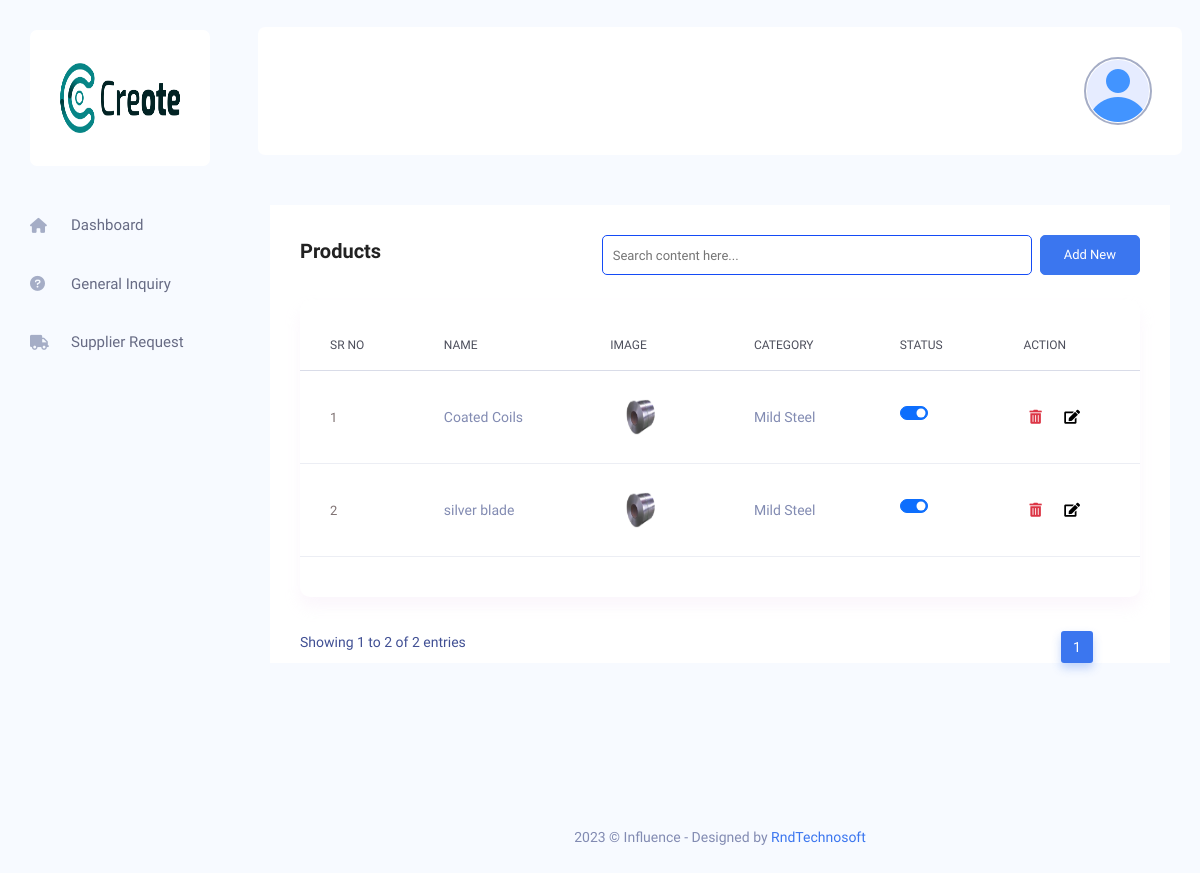
/admin/manage-product.php (signed in), run on the app's committed database.
### tables this page shows
CREATE TABLE `tbl_footer_setting` (
  `id` int(11) UNSIGNED NOT NULL,
  `name` varchar(190) NOT NULL,
  `logo` varchar(190) NOT NULL,
  `alt_tag` varchar(191) NOT NULL,
  `background_image` text NOT NULL,
  `alt_tag1` varchar(191) NOT NULL,
  `about_us_des` varchar(250) NOT NULL,
  `facebook_link` varchar(191) NOT NULL,
  `twitter_link` varchar(191) NOT NULL,
  `instagram_link` varchar(191) NOT NULL,
  `youtube_link` varchar(191) NOT NULL,
  `create_at` timestamp NOT NULL DEFAULT current_timestamp(),
  `update_at` timestamp NULL DEFAULT NULL ON UPDATE current_timestamp()
);

CREATE TABLE `tbl_product` (
  `id` int(11) UNSIGNED NOT NULL,
  `category_id` int(11) UNSIGNED NOT NULL,
  `sub_category_id` int(11) UNSIGNED DEFAULT NULL,
  `product_name` varchar(201) NOT NULL,
  `product_description` text NOT NULL,
  `product_image` varchar(190) NOT NULL,
  `volume_id` int(11) UNSIGNED NOT NULL,
  `visibility_id` int(11) UNSIGNED NOT NULL DEFAULT 1,
  `created_at` timestamp NOT NULL DEFAULT current_timestamp(),
  `updated_at` timestamp NULL DEFAULT NULL ON UPDATE current_timestamp(),
  `add-to-cart` tinyint(1) NOT NULL DEFAULT 1
);

CREATE TABLE `tbl_categories` (
  `id` int(11) UNSIGNED NOT NULL,
  `category_name` varchar(190) NOT NULL,
  `category_image` varchar(190) NOT NULL,
  `visibility` tinyint(1) NOT NULL DEFAULT 1,
  `created_at` timestamp NOT NULL DEFAULT current_timestamp(),
  `updated_at` timestamp NULL DEFAULT NULL ON UPDATE current_timestamp()
);

### admin/manage-product.php (the view, shortened to what this page needs)
<?php
include 'includes/header.php';
?>
<?php
include 'includes/side-bar.php';
?>
<?php include 'includes/top-bar.php';
?>
<div class="main_content_iner ">
    <div class="container-fluid plr_30 body_white_bg pt_30">
        <div class="row justify-content-center">
            <div class="col-12">
                <div class="QA_section">
                    <div class="white_box_tittle list_header">
                        <h4>Products</h4>
                        <div class="box_right d-flex lms_block">
                            <div class="serach_field_2">
                                <div class="search_inner">
                                    <div class="search_field">
                                        <input type="text" placeholder="Search content here..." class="search-table-data">
                                    </div>
                                </div>
                            </div>
                            <div class="add_button ms-2">
                                <a href="add-product.php" class="btn_1">Add New</a>
                            </div>
                        </div>
                    </div>
                    <div class="QA_table ">
                        <table class="table lms_table_active">
                            <thead>
                                <tr>
                                    <th scope="col">Sr No</th>
                                    <th scope="col">Name</th>
                                    <th scope="col">Image</th>
                                    <th scope="col">Category</th>
                                    <th scope="col">Status</th>
                                    <th scope="col">Action</th>
                                </tr>
                            </thead>
                            <tbody>
                                <?php
                                $sql = 'SELECT  tbl_product.*, tbl_product.id as pId,
                                product_name as name,
                                product_image as image,
                                category_id as catId,
                                tbl_categories.category_name as catName
                                FROM tbl_product
                                join tbl_categories on tbl_product.category_id = tbl_categories.id
                                join tbl_volume on tbl_product.volume_id = tbl_volume.id
                                join tbl_product_visibility on tbl_product.visibility_id = tbl_product_visibility.id';
                                $result = mysqli_query($conn, $sql);
                                if (mysqli_num_rows($result) > 0) {
                                    $cno = 1;
                                    while ($row = mysqli_fetch_assoc($result)) {
                                ?>
                                        <tr>
                                            <th scope="row"> <a href="#" class="question_content"><?php echo $cno ?></a></th>
                                            <td><?php echo $row['name'] ?></td>
                                            <td><img src="./images/products/<?php echo $row['image'] ?>" alt="Product  image" height="60" width="60">
                                            </td>
                                            <td>
                                                <?php echo $row['catName']; ?>
                                            </td>
                                            <td>
                                            <div class="form-check form-switch">
                                                    <input class="form-check-input" <?php if ($row['visibility_id'] == 1) {
                                                                                        echo "checked";
                                                                                    } ?> type="checkbox" role="switch" id="status" onclick="toggleStatus('tbl_product','visibility_id',<?php echo $row['pId']; ?>);">
                                                </div>
                                            </td>
                                            <td>
                                                <form class="d-inline" method="post" onsubmit="deleteRecord('tbl_product',<?php $row['pId'] ?>);">
                                                    <button type="submit" name="delProdt" id="" class="fas fa-trash-alt text-danger border border-0 bg-white" onclick=" return confirm('Confirm deletion?')">
                                                </form>&nbsp&nbsp
                                                <form class="d-inline" action="update-product.php" method="post">
                                                    <button type="submit" name="update-product" id="" class="fas fa-edit  border border-0 bg-white">
                                                </form>
                                            </td>
                                        </tr>
                                <?php
                                        $cno++;
                                    }
                                }
                                ?>
                            </tbody>
                        </table>
                    </div>
                </div>
            </div>
        </div>
    </div>
</div>
<?php
include 'includes/footer.php';
?>

### admin/includes/side-bar.php (shortened to what this page needs)
<?php
$select = "SELECT * FROM tbl_footer_setting WHERE id = 1";
$footerl = mysqli_query($conn, $select);
$sidebarlogo = mysqli_fetch_assoc($footerl);
?>
<nav class="sidebar">
    <div class="logo d-flex justify-content-between">
        <a href="home.php"><img src="./images/footer/<?php echo $sidebarlogo['logo']; ?>" height="70" width="70" alt="<?php echo $sidebarlogo['alt_tag']; ?>"></a>
    </div>
    <ul id="sidebar_menu">
        <li class="">
            <a class="" href="home.php" aria-expanded="false">
               <i class="fa-solid fa-house"></i>
                <span>Dashboard</span>
            </a>
        </li>
         <li class="">
            <a class="" href="manage-general-inquiry.php" aria-expanded="false">
                <i class="fa-solid fa-circle-question"></i>
                <span>General Inquiry</span>
            </a>
        </li>
         <li class="">
            <a class="" href="manage-supplier-request.php" aria-expanded="false">
                <i class="fas fa-truck"></i>
                <span>Supplier Request</span>
            </a>
        </li>
    </ul>
</nav>

### admin/assets/css/custome.css (style rules this page uses)
.serach_field_2 .search_inner input { color: #000; font-size: 13px; height: 40px; width: 100%; border-radius: 5px; padding-left: 10px !important; border: 1px solid #144bf6; padding-right: 15px; }

### data on the page
tbl_footer_setting: logo (placeholder picture)
tbl_product: product_name "Coated Coils", product_image (picture), category.category_name "Mild Steel", visibility_id "☑"
tbl_product: product_name "silver blade", product_image (picture), category.category_name "Mild Steel", visibility_id "☑"
